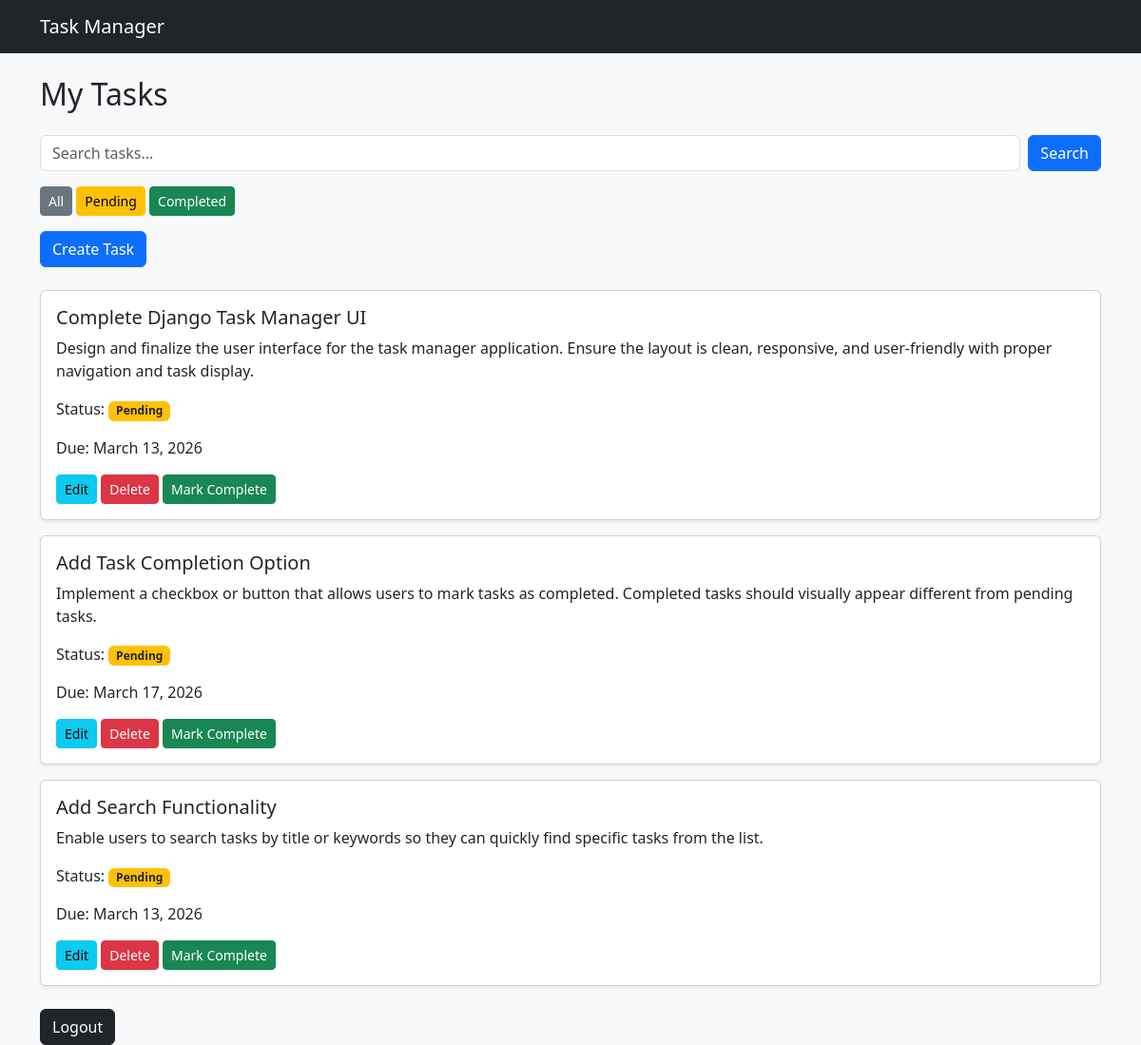
The page /?status=pending (signed in) on the database its author committed.
### tasks/models.py (models this page shows, shortened)
class Task(models.Model):
    STATUS_CHOICES = [
        ('pending', 'Pending'),
        ('completed', 'Completed')
    ]
    title = models.CharField(max_length=200)
    description = models.TextField()
    status = models.CharField(max_length=10, choices=STATUS_CHOICES, default='pending')
    due_date = models.DateField()
    created_date = models.DateTimeField(auto_now_add=True)
    user = models.ForeignKey(User, on_delete=models.CASCADE)

### tasks/views.py (the view)
# urls.py: path('', TaskListView.as_view(), name='tasks'),
class TaskListView(LoginRequiredMixin, ListView):
    model = Task
    template_name = 'task_list.html'
    context_object_name = 'tasks'
    def get_queryset(self):
        queryset = Task.objects.filter(user=self.request.user)
        status = self.request.GET.get('status')
        if status == 'pending':
            queryset = queryset.filter(status='pending')
        elif status == 'completed':
            queryset = queryset.filter(status='completed')
        search = self.request.GET.get('search')
        if search:
            queryset = queryset.filter(
                Q(title__icontains=search) |
                Q(description__icontains=search)
            )
        return queryset

### templates/task_list.html (shortened to what this page needs)
{% extends 'base.html' %}
{% block content %}
<h2 class="mb-4">My Tasks</h2>
<form method="GET" class="mb-3 d-flex">
    <input class="form-control me-2" type="text" name="search" placeholder="Search tasks..." value="{{ request.GET.search }}">
    <button class="btn btn-primary">Search</button>
</form>
<div class="mb-3">
    <a class="btn btn-secondary btn-sm" href="/">All</a>
    <a class="btn btn-warning btn-sm" href="/?status=pending">Pending</a>
    <a class="btn btn-success btn-sm" href="/?status=completed">Completed</a>
</div>
<a href="{% url 'task-create' %}" class="btn btn-primary mb-4">Create Task</a>
{% for task in tasks %}
<div class="card mb-3 shadow-sm">
    <div class="card-body">
        <h5 class="card-title">{{ task.title }}</h5>
        <p class="card-text">{{ task.description }}</p>
        <p>
            Status:
            {% if task.status == "completed" %}
                <span class="badge bg-success">Completed</span>
            {% else %}
                <span class="badge bg-warning text-dark">Pending</span>
            {% endif %}
        </p>
        <p>Due: {{ task.due_date }}</p>
        <a href="{% url 'task-update' task.pk %}" class="btn btn-sm btn-info">Edit</a>
        <a href="{% url 'task-delete' task.pk %}" class="btn btn-sm btn-danger">Delete</a>
        {% if task.status != "completed" %}
        <a href="{% url 'task-complete' task.pk %}" class="btn btn-sm btn-success">
            Mark Complete
        </a>
        {% endif %}
    </div>
</div>
{% empty %}
<div class="alert alert-info">
    No tasks found.
</div>
{% endfor %}
<div class="mt-4 text-start">
<form method="POST" action="{% url 'logout' %}">
    <button class="btn btn-dark">Logout</button>
</form>
</div>
{% endblock %}

### rows shown on the page
Task: title "Complete Django Task Manager UI", description "Design and finalize the user interface for the task manager application. Ensure the layout is clean, responsive, and user-friendly with proper navigation and task display.", status "Pending", due_date "March 13, 2026"
Task: title "Add Task Completion Option", description "Implement a checkbox or button that allows users to mark tasks as completed. Completed tasks should visually appear different from pending tasks.", status "Pending", due_date "March 17, 2026"
Task: title "Add Search Functionality", description "Enable users to search tasks by title or keywords so they can quickly find specific tasks from the list.", status "Pending", due_date "March 13, 2026"
